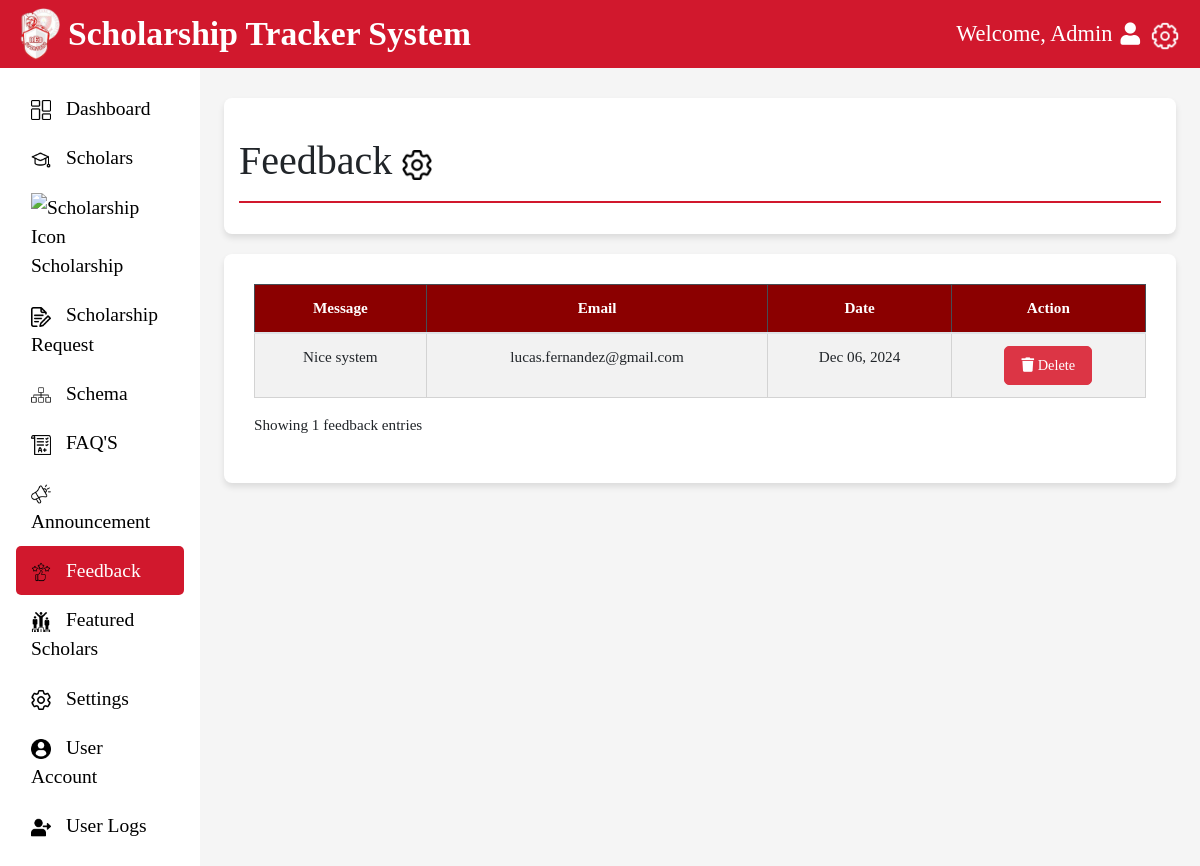
/Admin/feedback.php, run on the app's committed database.
### tables this page shows
CREATE TABLE `feedbacks` (
  `id` int(11) NOT NULL,
  `scholarship` varchar(255) NOT NULL,
  `message` text NOT NULL,
  `name` varchar(255) NOT NULL,
  `course` varchar(255) NOT NULL,
  `email` varchar(255) NOT NULL,
  `created_at` timestamp NOT NULL DEFAULT current_timestamp()
);

### connection/dbh.classes.php (called while the page is built, shortened)
<?php
class Dbh {
    private $host = "localhost";
    private $user = "root";
    private $pwd = "";
    private $dbName = "db_scholarshiptracker";
    public function connect() {
        try {
            $dsn = 'mysql:host=' . $this->host . ';dbname=' . $this->dbName;
            $pdo = new PDO($dsn, $this->user, $this->pwd);
            $pdo->setAttribute(PDO::ATTR_DEFAULT_FETCH_MODE, PDO::FETCH_ASSOC);
            $pdo->setAttribute(PDO::ATTR_ERRMODE, PDO::ERRMODE_EXCEPTION);
            return $pdo;
        } catch (PDOException $e) {
            error_log("Connection failed: " . $e->getMessage());
            throw new Exception("Database connection failed");
        }
    }
}

### classes/feedback_handler.php (called while the page is built, shortened)
<?php
require_once '../connection/dbh.classes.php';
class FeedbackHandler extends Dbh {
    public function getAllFeedbacks() {
        try {
            $sql = "SELECT id, message, email, created_at
                    FROM feedbacks
                    ORDER BY created_at DESC";
            $stmt = $this->connect()->prepare($sql);
            $stmt->execute();
            return $stmt->fetchAll(PDO::FETCH_ASSOC);
        } catch (PDOException $e) {
            error_log("Error fetching feedbacks: " . $e->getMessage());
            return [];
        }
    }
}
?>

### Admin/feedback.php (the view, shortened to what this page needs)
<?php
require_once '../classes/feedback_handler.php';
$feedbackHandler = new FeedbackHandler();
$feedbacks = $feedbackHandler->getAllFeedbacks();
?>
<!DOCTYPE html>
<html lang="en">
<head>
    <link rel="stylesheet" href="https://maxcdn.bootstrapcdn.com/bootstrap/4.5.2/css/bootstrap.min.css">
    <link rel="stylesheet" href="admin_css/feedback.css">
</head>
<body>
    <header id="header">
        <div class="logo">
            <img src="icons_admin/logo.png" alt="Logo" width="40">
            <span>Scholarship Tracker System</span>
        </div>
        <div class="welcome d-flex align-items-center">
            <span class="ml-4">Welcome, Admin</span>
            <i class="fas fa-user ml-2"></i>
            <a href="settings.php">
                <img src="icons_admin/white_settings.png" alt="Settings Icon" style="width: 30px; height: 30px; margin-left: 10px;">
            </a>
        </div>
    </header>
    <div class="container-fluid">
        <div class="row">
            <nav id="sidebar" class="col-12 col-md-3 col-lg-2 sidebar bg-light p-3 collapse d-md-block">
                <ul class="nav flex-column">
                    <li class="nav-item"><a class="nav-link" href="admin-dashboard.php"><img src="icons_admin/dashboard.png" alt="Dashboard Icon"> Dashboard</a></li>
                    <li class="nav-item"><a class="nav-link" href="scholars.php"><img src="icons_admin/scholars.png" alt="Scholars Icon"> Scholars</a></li>
                    <li class="nav-item"><a class="nav-link" href="scholarship.php"><img src="icons_admin/scholarships.png" alt="Scholarship Icon"> Scholarship</a></li>
                    <li class="nav-item"><a class="nav-link" href="scholarship-request.php"><img src="icons_admin/scholarship_request.png" alt="Scholarship Request Icon"> Scholarship Request</a></li>
                    <li class="nav-item"><a class="nav-link" href="schema.php"><img src="icons_admin/view schema.png" alt="Schema Icon"> Schema</a></li>
                    <li class="nav-item"><a class="nav-link" href="FAQ'S.php"><img src="icons_admin/exam_management.png" alt="FAQ'S Icon"> FAQ'S</a></li>
                    <li class="nav-item"><a class="nav-link" href="announcement.php"><img src="icons_admin/announcement.png" alt="Announcement Icon"> Announcement</a></li>
                    <li class="nav-item"><a class="nav-link active" href="feedback.php"><img src="icons_admin/feedback.png" alt="Feedback Icon"> Feedback</a></li>
                    <li class="nav-item"><a class="nav-link" href="featured-scholars.html"><img src="icons_admin/featured_scholars.png" alt="Featured Scholars Icon"> Featured Scholars</a></li>
                    <li class="nav-item"><a class="nav-link" href="settings.php"><img src="icons_admin/setting.png" alt="Settings Icon"> Settings</a></li>
                    <li class="nav-item"><a class="nav-link" href="useraccount.php"><img src="icons_admin/useraccount.png" alt="User Account Icon"> User Account</a></li>
                    <li class="nav-item"><a class="nav-link" href="userlogs.php"><img src="icons_admin/userlogs.png" alt="User Logs Icon"> User Logs</a></li>
                </ul>
            </nav>
            <main class="col-md-9 col-lg-10 px-md-4" id="main-content">
                <div class="dashboard-section">
                    <h1 class="mt-4">Feedback <a href="settings.html">
                        <img src="icons_admin/setting.png" alt="Settings Icon" style="width: 30px; height: 30px;">
                    </a> </h1>
                    <hr>
                </div>
                <div class="table-box">
                    <table class="table table-striped">
                        <thead class="table-dark">
                            <tr>
                                <th>Message</th>
                                <th>Email</th>
                                <th>Date</th>
                                <th>Action</th>
                            </tr>
                        </thead>
                        <tbody>
                            <?php if (!empty($feedbacks)): ?>
                                <?php foreach ($feedbacks as $feedback): ?>
                                    <tr>
                                        <td><?= htmlspecialchars($feedback['message']); ?></td>
                                        <td><?= htmlspecialchars($feedback['email']); ?></td>
                                        <td><?= date('M d, Y', strtotime($feedback['created_at'])); ?></td>
                                        <td>
                                            <form method="POST" action="../includes/delete_feedback.php" style="display: inline;">
                                                <button type="submit" class="btn btn-danger btn-sm"
                                                        onclick="return confirm('Are you sure you want to delete this feedback?')">
                                                    <i class="fas fa-trash"></i> Delete
                                                </button>
                                            </form>
                                        </td>
                                    </tr>
                                <?php endforeach; ?>
                            <?php else: ?>
                                <tr>
                                    <td colspan="4" class="text-center">No feedback entries found</td>
                                </tr>
                            <?php endif; ?>
                        </tbody>
                    </table>
                    <p>Showing <?= count($feedbacks); ?> feedback entries</p>
                </div>
            </main>
        </div>
    </div>
    <link rel="stylesheet" href="https://cdnjs.cloudflare.com/ajax/libs/font-awesome/5.15.1/css/all.min.css">
</body>
</html>

### Admin/admin_css/feedback.css (style rules this page uses)
body { font-family: 'Times New Roman', Times, serif; background-color: whitesmoke; font-size: 0.95rem; }
#header { background-color: #d1182d; color: white; padding: 8px 20px; display: flex; align-items: center; justify-content: space-between; font-size: 1.4rem; }
#header .logo { display: flex; align-items: center; }
#header .logo img { margin-right: 8px; }
#header .logo span { font-size: 1.5em; font-weight: bold; }
#sidebar { background-color: white !important; color: black; height: 100vh; padding-top: 20px; font-size: 0.85rem; }
#sidebar .nav-link { color: black; font-size: 1.22rem; padding: 10px 15px; border-radius: 5px; transition: background-color 0.3s, color 0.3s; }
#sidebar .nav-link img { width: 20px; margin-right: 10px; }
#sidebar .nav-link.active { background-color: #d1182d; color: white; }
#main-content { background-color:d9dfdb ; padding: 15px; border-radius: 8px; margin-top: 15px; }
.dashboard-section { background-color: white; padding: 15px; border-radius: 8px; margin-bottom: 20px; box-shadow: 0px 4px 6px rgba(0, 0, 0, 0.1); }
.dashboard-section hr { border-color: #d1182d; border-width: 2px; }
.btn { font-size: 0.9rem; padding: 8px 16px; border-radius: 5px; display: inline-block; text-align: center; }
.table-box { background-color: white; padding: 30px; border-radius: 8px; margin-bottom: 20px; box-shadow: 0px 4px 6px rgba(0, 0, 0, 0.1) !important; }
.table-box table { width: 100%; border-collapse: collapse; }
th, td { border: 1px solid lightgrey; padding: 8px; text-align: center; }
thead tr { border: 1px solid whitesmoke !important; }
th { background-color: darkred; color: white; font-weight: bold; }

### data on the page
feedbacks: message "Nice system", email "lucas.fernandez@gmail.com", created_at "Dec 06, 2024"

### other printed values
count($feedbacks) "1"
